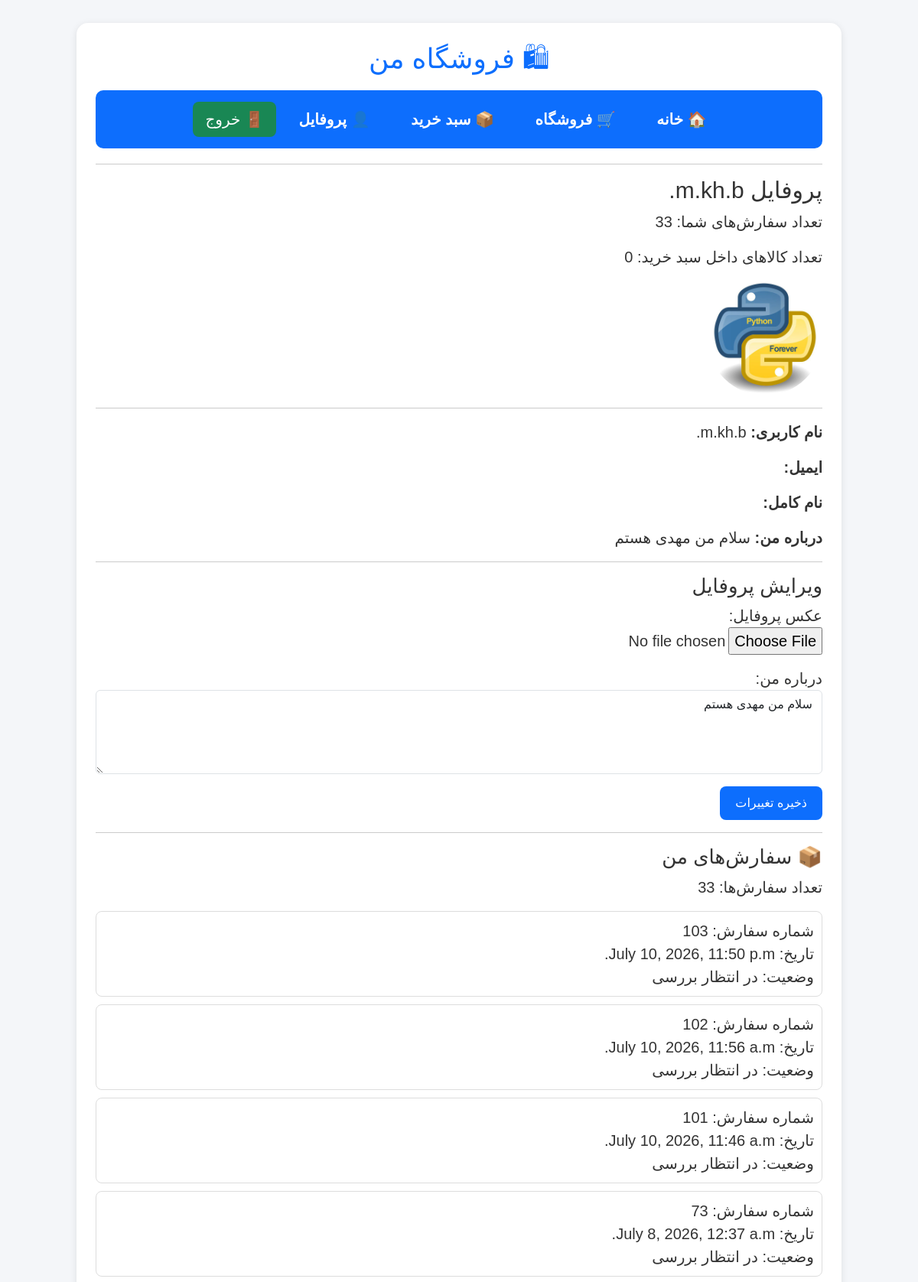
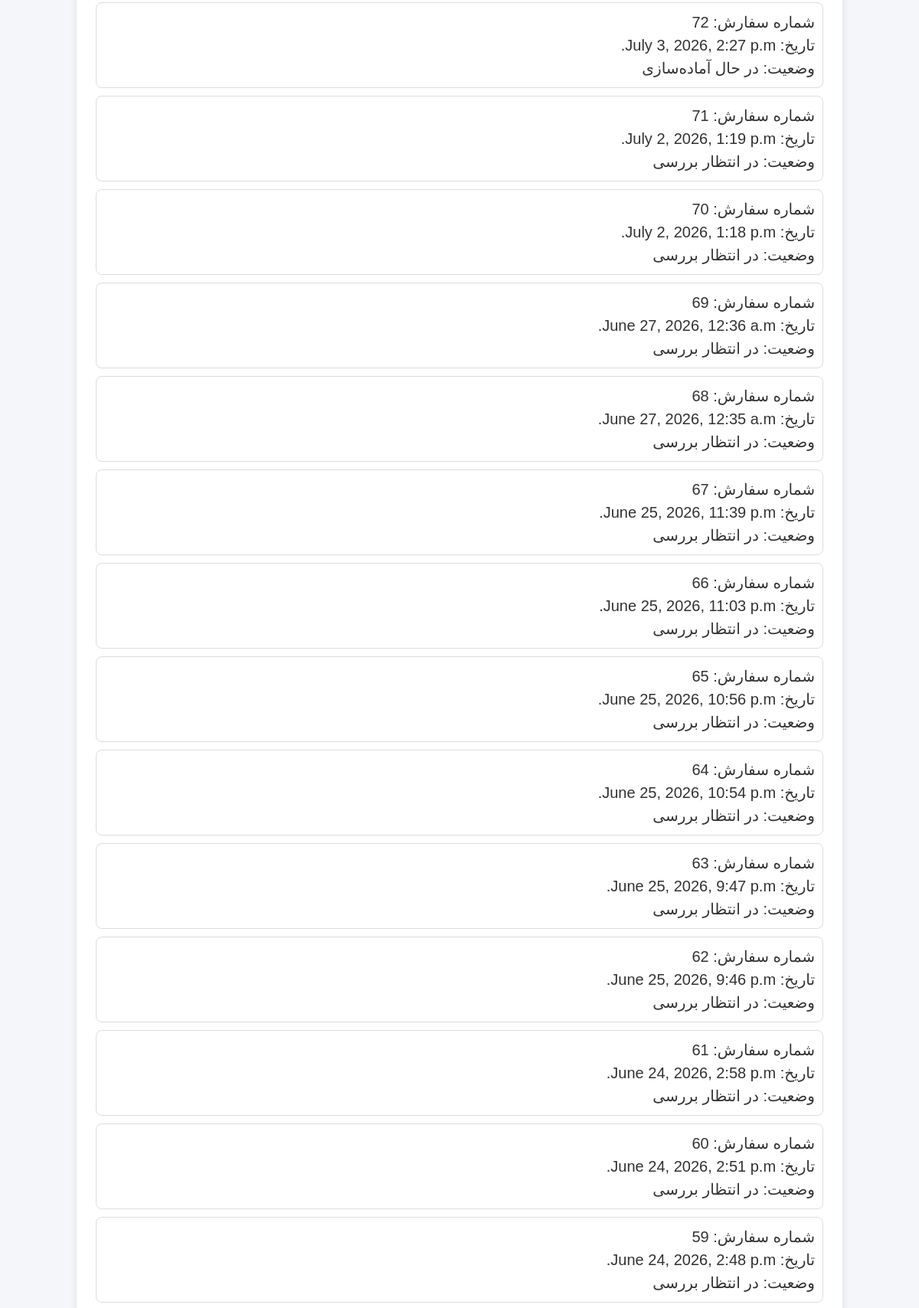
Page /accounts/profile/ (signed in, upper part) on the committed database (2 pictures, top to bottom).
### accounts/models.py (models this page shows, shortened)
class Profile(models.Model):
    user = models.OneToOneField(User, on_delete=models.CASCADE)
    image = models.ImageField(upload_to='profile_images/', default='profile_images/default.jpg')
    bio = models.TextField(blank=True, null=True)

### cart/models.py (models this page shows, shortened)
class Order(models.Model):
    user = models.ForeignKey(User, on_delete=models.CASCADE)
    created_at = models.DateTimeField(auto_now_add=True)
    status = models.CharField(
        max_length=20,
        choices=STATUS_CHOICES,
        default='pending'
    )
    phone = models.CharField(max_length=20, null=True, blank=True)
    address = models.TextField(null=True, blank=True)

### accounts/views.py (the view)
# urls.py: path('profile/', profile_view, name='profile'),
@login_required
def profile_view(request):
    profile, created = Profile.objects.get_or_create(user=request.user)
    if request.method == 'POST':
        form = ProfileForm(request.POST, request.FILES, instance=profile)
        if form.is_valid():
            form.save()
    else:
        form = ProfileForm(instance=profile)
    print("USER:", request.user.username)
    print("COUNT:", Order.objects.filter(user=request.user).count())
    orders = Order.objects.filter(user=request.user).order_by('-created_at')
    order_count = orders.count()
    cart_count = request.user.cartitem_set.count()
    orders_count = orders.count()
    return render(request, 'accounts/profile.html', {
        'form': form,
        'profile': profile,
        'orders': orders,
        'orders_count': orders_count,
        'order_count': order_count,
        'cart_count': cart_count,
   })

### accounts/forms.py
class ProfileForm(forms.ModelForm):
    class Meta:
        model = Profile
        fields = ['image', 'bio']
        labels = {
            'image': 'عکس پروفایل',
            'bio': 'درباره من',
        }
        widgets = {
            'image': forms.FileInput(attrs={
                'accept': 'image/*',
            }),
            'bio': forms.Textarea(attrs={
                'rows': 4,
                'class': 'form-control',
                'placeholder': 'مثلاً: سلام، من مهدی هستم و به برنامه‌نویسی علاقه دارم.',
            }),
        }

### accounts/templates/accounts/profile.html (shortened to what this page needs)
{% extends 'base.html' %}
{% block content %}
<h2>پروفایل {{ request.user.username }}</h2>
<p>تعداد سفارش‌های شما: {{ order_count }}</p>
<p>تعداد کالاهای داخل سبد خرید: {{ cart_count }}</p>
<img src="{{ profile.image.url }}?v=1"
style="width:150px;height:150px;border-radius:50%;object-fit:cover;">
<hr>
<p><strong>نام کاربری:</strong> {{ request.user.username }}</p>
<p><strong>ایمیل:</strong> {{ request.user.email }}</p>
<p><strong>نام کامل:</strong> {{ request.user.get_full_name }}</p>
<p><strong>درباره من:</strong> {{ profile.bio }}</p>
<hr>
<h3>ویرایش پروفایل</h3>
<form method="POST" enctype="multipart/form-data">
    <p>
        {{ form.image.label_tag }}<br>
        {{ form.image }}
    </p>
    <p>
        {{ form.bio.label_tag }}<br>
        {{ form.bio }}
    </p>
    <button type="submit"
    style="padding:10px 20px;
    border:none;
    border-radius:8px;
    background:#0d6efd;
    color:white;
    font-size:16px;">
        ذخیره تغییرات
    </button>
</form>
<hr>
<h3>📦 سفارش‌های من</h3>
<p>تعداد سفارش‌ها: {{ orders.count }}</p>
{% for order in orders %}
<div style="border:1px solid #ddd;padding:10px;margin:10px 0;border-radius:8px;">
شماره سفارش: {{ order.id }}
<br>
تاریخ: {{ order.created_at }}
<br>
وضعیت:
{{ order.get_status_display }}
</div>
{% empty %}
<p>هنوز سفارشی ثبت نشده است.</p>
{% endfor %}
{% endblock %}

### templates/base.html (shortened to what this page needs)
{% load static %}
<!DOCTYPE html>
<html lang="fa" dir="rtl">
<head>
    <link href="https://cdn.jsdelivr.net/npm/bootstrap@5.3.7/dist/css/bootstrap.rtl.min.css" rel="stylesheet">
    <link rel="stylesheet" href="{% static 'css/style.css' %}?v=2">
</head>
<body>
<div class="container">
    <h1>🛍 فروشگاه من</h1>
    <nav>
        <a href="/">🏠 خانه</a>
        <a href="/shop/">🛒 فروشگاه</a>
        <a href="/cart/">📦 سبد خرید</a>
        {% if user.is_authenticated %}
            <a href="/accounts/profile/">👤 پروفایل</a>
            <form action="{% url 'logout' %}" method="post" style="display:inline;">
                <button type="submit">🚪 خروج</button>
            </form>
        {% else %}
            <a href="{% url 'login' %}">🔑 ورود</a>
        {% endif %}
    </nav>
    <hr>
    {% block content %}
    {% endblock %}
</div>
</body>
</html>

### static/css/style.css (style rules this page uses)
body { font-family: Arial, sans-serif; direction: rtl; background: #f4f6f9; margin: 0; color: #333; }
.container { width: 90%; max-width: 1000px; margin: 30px auto; background: white; padding: 25px; border-radius: 15px; box-shadow: 0 2px 10px rgba(0,0,0,0.1); }
h1 { text-align: center; color: #0d6efd; margin-bottom: 20px; }
nav { text-align: center; margin: 20px 0; padding: 15px; background: #0d6efd; border-radius: 10px; }
nav a { color: white; text-decoration: none; margin: 0 12px; font-weight: bold; }
nav a { padding: 8px 12px; border-radius: 6px; transition: 0.3s; }
button, .btn { background: #198754; color: white; border: none; padding: 8px 16px; border-radius: 8px; text-decoration: none; display: inline-block; font-size: 15px; }
body { font-size: 20px; }
h1 { font-size: 36px; }
h2 { font-size: 30px; }
h3 { font-size: 26px; }
p, li, a, button { font-size: 20px; }

### rows in the picture
Profile: image (picture), bio "سلام من مهدی هستم"
Order: id "103", created_at "July 10, 2026, 11:50 p.m.", status "در انتظار بررسی"
Order: id "102", created_at "July 10, 2026, 11:56 a.m.", status "در انتظار بررسی"
Order: id "101", created_at "July 10, 2026, 11:46 a.m.", status "در انتظار بررسی"
Order: id "73", created_at "July 8, 2026, 12:37 a.m.", status "در انتظار بررسی"
Order: id "72", created_at "July 3, 2026, 2:27 p.m.", status "در حال آماده‌سازی"
Order: id "71", created_at "July 2, 2026, 1:19 p.m.", status "در انتظار بررسی"
Order: id "70", created_at "July 2, 2026, 1:18 p.m.", status "در انتظار بررسی"
Order: id "69", created_at "June 27, 2026, 12:36 a.m.", status "در انتظار بررسی"
Order: id "68", created_at "June 27, 2026, 12:35 a.m.", status "در انتظار بررسی"
Order: id "67", created_at "June 25, 2026, 11:39 p.m.", status "در انتظار بررسی"
Order: id "66", created_at "June 25, 2026, 11:03 p.m.", status "در انتظار بررسی"
Order: id "65", created_at "June 25, 2026, 10:56 p.m.", status "در انتظار بررسی"
Order: id "64", created_at "June 25, 2026, 10:54 p.m.", status "در انتظار بررسی"
Order: id "63", created_at "June 25, 2026, 9:47 p.m.", status "در انتظار بررسی"
Order: id "62", created_at "June 25, 2026, 9:46 p.m.", status "در انتظار بررسی"
Order: id "61", created_at "June 24, 2026, 2:58 p.m.", status "در انتظار بررسی"
Order: id "60", created_at "June 24, 2026, 2:51 p.m.", status "در انتظار بررسی"
Order: id "59", created_at "June 24, 2026, 2:48 p.m.", status "در انتظار بررسی"

### other values in the picture
{{ request.user.username }} "m.kh.b."
{{ order_count }} "33"
{{ cart_count }} "0"
{{ orders.count }} "33"
